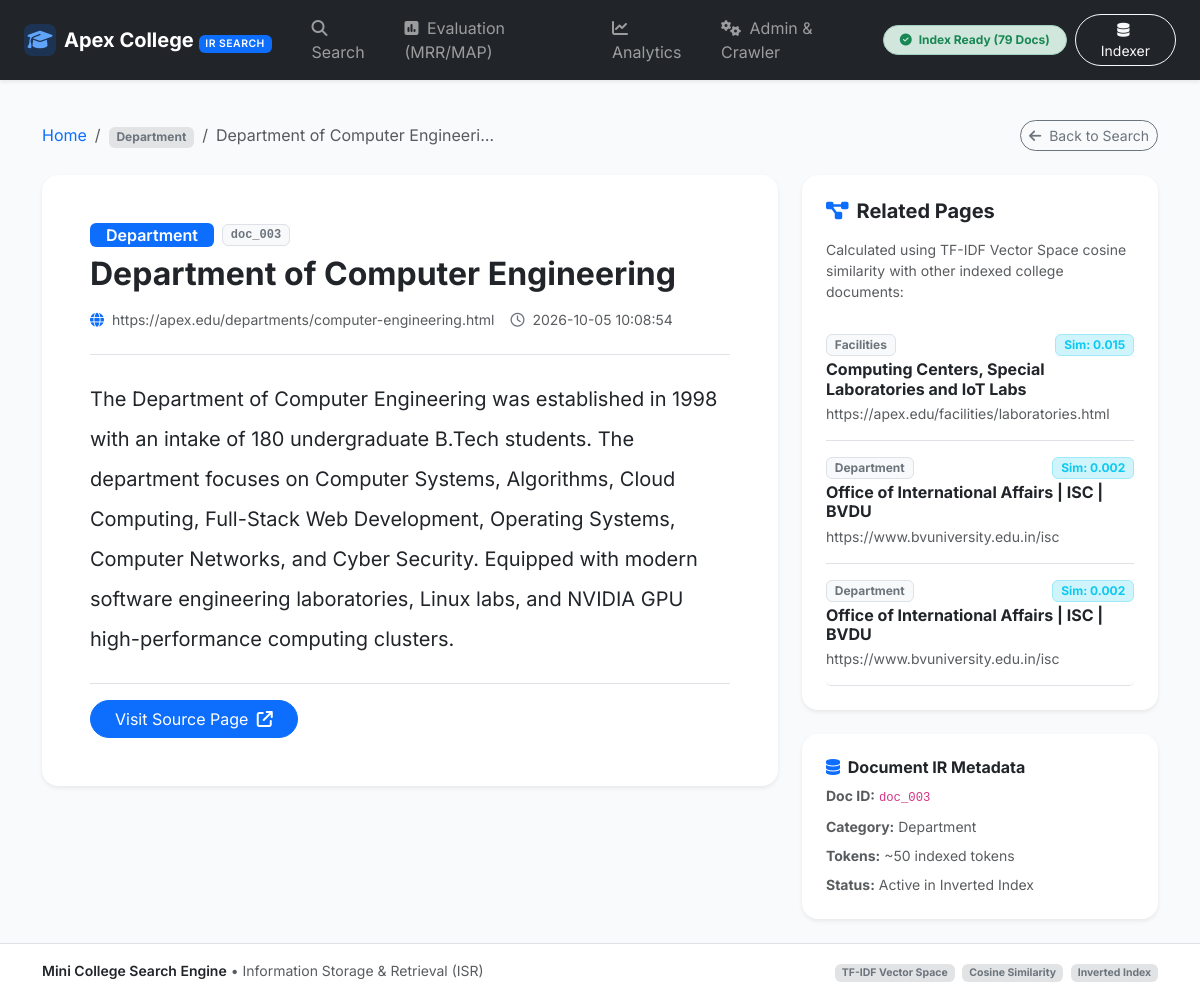
Page /document/doc_003 on the committed database.
### tables this page shows
CREATE TABLE documents (
                id INTEGER PRIMARY KEY AUTOINCREMENT,
                doc_id TEXT UNIQUE NOT NULL,
                title TEXT NOT NULL,
                url TEXT NOT NULL,
                category TEXT NOT NULL,
                content TEXT NOT NULL,
                created_at TIMESTAMP DEFAULT CURRENT_TIMESTAMP
            );

### app.py (the view)
@app.route('/document/<doc_id>')
def view_document(doc_id):
    doc = db.get_document_by_id(doc_id)
    if not doc:
        flash(f"Document with ID '{doc_id}' not found.", "error")
        return redirect(url_for('index'))
    return_query = request.args.get('q', '')
    related = tfidf_engine.get_related_documents(doc_id, top_n=3)
    highlighted_content = doc['content']
    if return_query:
        q_tokens = preprocess_text(return_query)
        for tok in set(q_tokens):
            import re
            pattern = re.compile(rf'(\b{re.escape(tok)}[a-zA-Z]*)', re.IGNORECASE)
            highlighted_content = pattern.sub(r'<mark class="search-highlight">\1</mark>', highlighted_content)
    token_count = len(doc['content'].split())
    return render_template(
        'document.html',
        doc=doc,
        highlighted_content=highlighted_content,
        related_docs=related,
        return_query=return_query,
        token_count=token_count
    )

### app.py (called while the page is built)
@app.context_processor
def inject_global_vars():
    stats = indexer.get_stats()
    return {
        'doc_count': stats['document_count'],
        'index_ready': stats['is_ready'],
        'categories_list': config.CATEGORIES
    }

### database/db_manager.py (called while the page is built)
    def get_connection(self):
        conn = sqlite3.connect(self.db_path, check_same_thread=False)
        conn.row_factory = sqlite3.Row
        return conn

    def get_document_by_id(self, doc_id):
        with self.get_connection() as conn:
            cursor = conn.cursor()
            cursor.execute('SELECT * FROM documents WHERE doc_id = ?', (doc_id,))
            row = cursor.fetchone()
            return dict(row) if row else None

### ir_engine/indexer.py (called while the page is built)
    def get_document(self, doc_id):
        return self.documents.get(doc_id)

    def get_stats(self):
        total_postings = sum(len(p) for p in self.inverted_index.values())
        return {
            'vocabulary_size': len(self.vocabulary),
            'document_count': self.total_docs,
            'total_postings': total_postings,
            'is_ready': self.is_loaded and self.total_docs > 0
        }

### templates/document.html (shortened to what this page needs)
{% extends "base.html" %}
{% block content %}
<div class="container py-4">
    <div class="d-flex align-items-center justify-content-between mb-4">
        <nav aria-label="breadcrumb">
            <ol class="breadcrumb mb-0">
                <li class="breadcrumb-item"><a href="{{ url_for('index') }}" class="text-decoration-none">Home</a></li>
                <li class="breadcrumb-item"><span class="badge bg-secondary-subtle text-secondary">{{ doc.category }}</span></li>
                <li class="breadcrumb-item active text-truncate" style="max-width: 300px;" aria-current="page">{{ doc.title }}</li>
            </ol>
        </nav>
        {% if return_query %}
            <a href="{{ url_for('search', q=return_query) }}" class="btn btn-outline-secondary btn-sm rounded-pill">
                <i class="fa-solid fa-arrow-left me-1"></i> Back to Search ("{{ return_query }}")
            </a>
        {% else %}
            <a href="{{ url_for('index') }}" class="btn btn-outline-secondary btn-sm rounded-pill">
                <i class="fa-solid fa-arrow-left me-1"></i> Back to Search
            </a>
        {% endif %}
    </div>
    <div class="row g-4">
        <div class="col-lg-8">
            <div class="card border-0 shadow-sm rounded-4 p-4 p-md-5">
                <div class="border-bottom pb-4 mb-4">
                    <div class="d-flex align-items-center gap-2 mb-2">
                        <span class="badge bg-primary px-3 py-1 fs-6 fw-semibold">{{ doc.category }}</span>
                        <span class="badge bg-light text-secondary border font-monospace">{{ doc.doc_id }}</span>
                    </div>
                    <h1 class="h2 fw-bold text-dark mb-3">{{ doc.title }}</h1>
                    <div class="text-muted small d-flex flex-wrap align-items-center gap-3">
                        <span><i class="fa-solid fa-globe me-1 text-primary"></i> <a href="{{ doc.url }}" target="_blank" rel="noopener noreferrer" class="text-decoration-none text-muted">{{ doc.url }}</a></span>
                        <span><i class="fa-regular fa-clock me-1 text-secondary"></i> {{ doc.created_at or 'Indexed' }}</span>
                    </div>
                </div>
                <div class="document-full-content text-dark fs-5 lh-lg mb-4">
                    {{ highlighted_content | safe }}
                </div>
                <div class="d-flex align-items-center justify-content-between pt-3 border-top">
                    <a href="{{ doc.url }}" target="_blank" rel="noopener noreferrer" class="btn btn-primary rounded-pill px-4">
                        Visit Source Page <i class="fa-solid fa-arrow-up-right-from-square ms-1"></i>
                    </a>
                </div>
            </div>
        </div>
        <div class="col-lg-4">
            <div class="card border-0 shadow-sm rounded-4 p-4 mb-4">
                <h5 class="fw-bold text-dark mb-3">
                    <i class="fa-solid fa-project-diagram text-primary me-2"></i>Related Pages
                </h5>
                <p class="text-muted small mb-3">
                    Calculated using TF-IDF Vector Space cosine similarity with other indexed college documents:
                </p>
                {% if related_docs %}
                    <div class="list-group list-group-flush">
                        {% for rel in related_docs %}
                            <div class="list-group-item px-0 py-3 border-bottom">
                                <div class="d-flex justify-content-between align-items-center mb-1">
                                    <span class="badge bg-light text-secondary border small">{{ rel.category }}</span>
                                    <span class="badge bg-info-subtle text-info border border-info-subtle small fw-bold">
                                        Sim: {{ "%.3f"|format(rel.similarity) }}
                                    </span>
                                </div>
                                <h6 class="fw-bold mb-1">
                                    <a href="{{ url_for('view_document', doc_id=rel.doc_id, q=return_query) }}" class="text-decoration-none text-dark hover-primary">
                                        {{ rel.title }}
                                    </a>
                                </h6>
                                <div class="text-muted small text-truncate">{{ rel.url }}</div>
                            </div>
                        {% endfor %}
                    </div>
                {% else %}
                    <p class="text-muted small">No other similar documents found in index.</p>
                {% endif %}
            </div>
            <div class="card border-0 shadow-sm rounded-4 p-4">
                <h6 class="fw-bold text-dark mb-2"><i class="fa-solid fa-database text-primary me-1"></i> Document IR Metadata</h6>
                <ul class="list-unstyled small text-muted mb-0">
                    <li class="mb-2"><strong>Doc ID:</strong> <code>{{ doc.doc_id }}</code></li>
                    <li class="mb-2"><strong>Category:</strong> {{ doc.category }}</li>
                    <li class="mb-2"><strong>Tokens:</strong> ~{{ token_count }} indexed tokens</li>
                    <li><strong>Status:</strong> Active in Inverted Index</li>
                </ul>
            </div>
        </div>
    </div>
</div>
{% endblock %}

### static/css/style.css (style rules this page uses)
:root { --primary-color: #0d6efd; --primary-hover: #0b5ed7; --card-border-radius: 16px; --bg-light: #f8fafc; }
body { font-family: 'Inter', -apple-system, BlinkMacSystemFont, "Segoe UI", Roboto, sans-serif; background-color: var(--bg-light); color: #334155; }

### rows in the picture
documents: category "Department", title "Department of Computer Engineeri…", doc_id "doc_003", title "Department of Computer Engineering", url "https://apex.edu/departments/computer-engineering.html", created_at "2026-10-05 10:08:54", content "The Department of Computer Engineering was established in 1998 with an intake of 180 undergraduate B.Tech students. The department focuses on Computer Systems, Algorithms, Cloud Computing, Full-Stack Web Development, Operating Systems, Computer Networks, and Cyber Security. Equipped with modern software engineering laboratories, Linux labs, and NVIDIA GPU high-performance computing clusters."
documents: category "Facilities", similarity "0.015", title "Computing Centers, Special Laboratories and IoT Labs", url "https://apex.edu/facilities/laboratories.html"
documents: category "Department", similarity "0.002", title "Office of International Affairs | ISC | BVDU", url "https://www.bvuniversity.edu.in/isc"
documents: category "Department", similarity "0.002", title "Office of International Affairs | ISC | BVDU", url "https://www.bvuniversity.edu.in/isc"

### other values in the picture
{{ doc_count if doc_count is defined else '40' }} "79"
{{ token_count }} "50"
